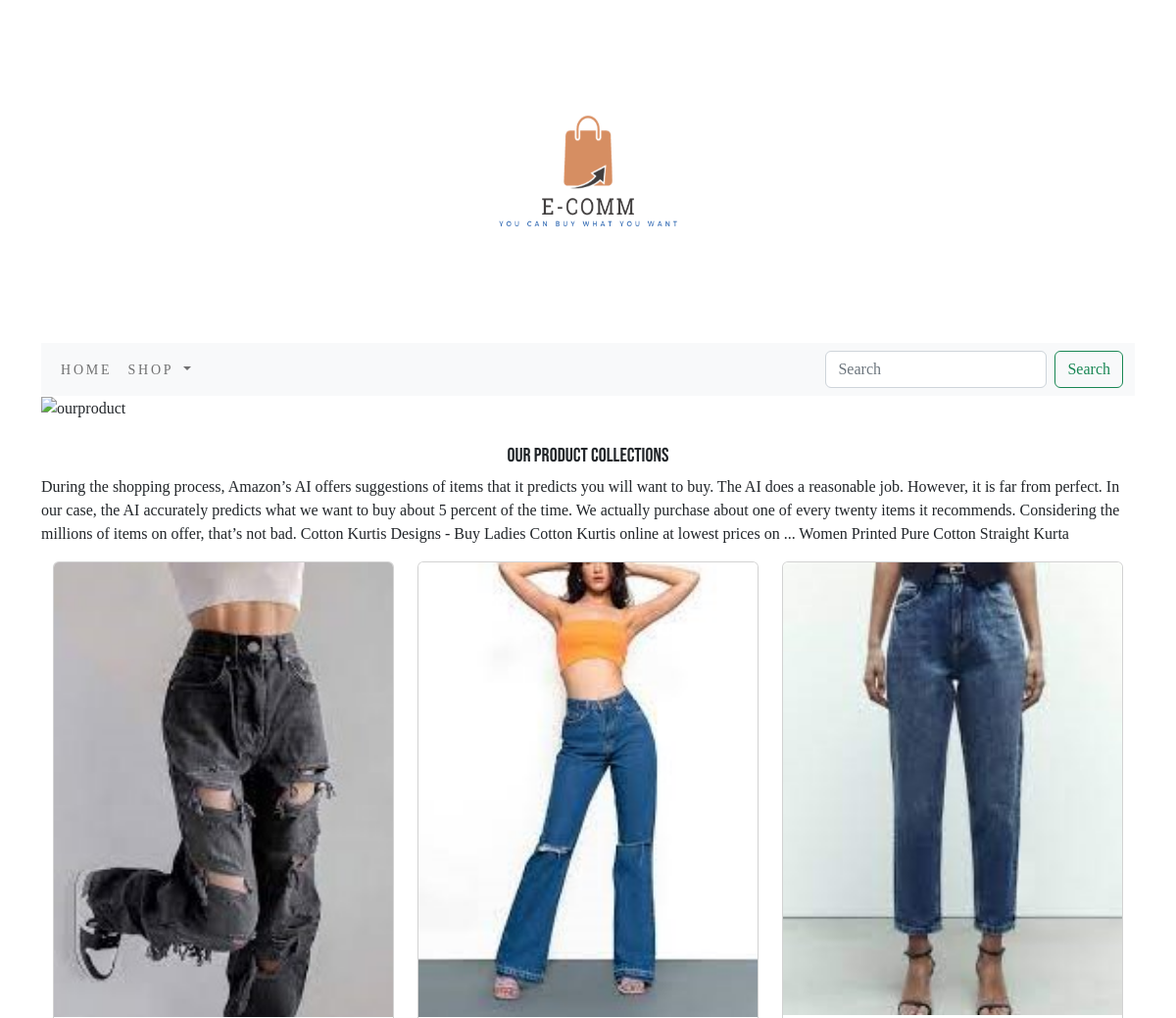
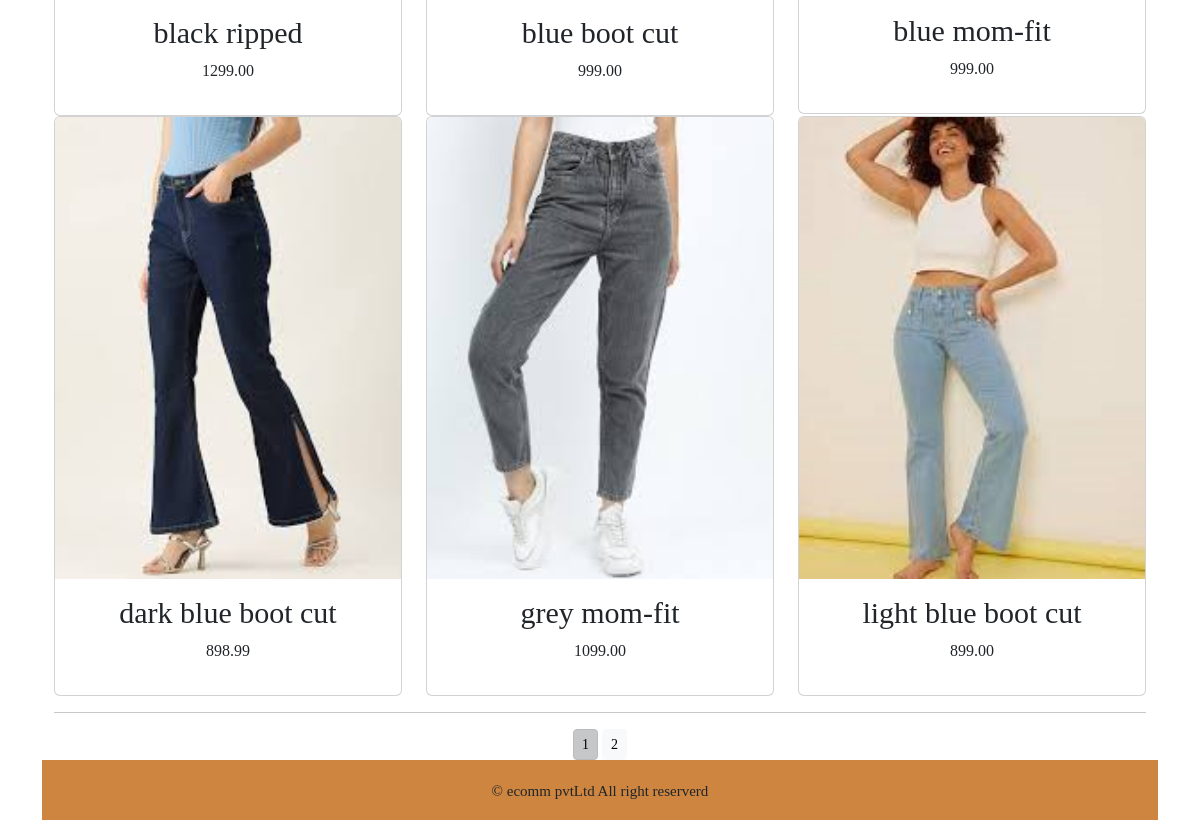
The app's page /ecommerceapp/ with its own data (2 pictures, top to bottom).
### ecommerceapp/models.py (models this page shows, shortened)
class Product(models.Model):
    name=models.CharField(max_length=250,unique=True)
    slug = models.SlugField(max_length=250, unique=True)
    description=models.TextField(blank=True)
    price=models.DecimalField(max_digits=10,decimal_places=2)
    category=models.ForeignKey(Category, on_delete=models.CASCADE)
    image=models.ImageField(upload_to='product',blank=True)
    stock=models.IntegerField()
    available=models.BooleanField(default=True)
    created=models.DateTimeField(auto_now_add=True)
    updated=models.DateTimeField(auto_now=True)
    def get_url(self):
        return reverse('ecommerceapp:prodCatdetail',args=[self.category.slug, self.slug])
    class Meta:
        ordering = ('name',)
        verbose_name = 'product'
        verbose_name_plural = 'products'

### ecommerceapp/views.py (the view)
# urls.py: path('', views.allProductCat, name='allProductCat'),
def allProductCat(request,c_slug=None):
    c_page=None
    products_list=None
    if c_slug!=None:
        c_page=get_object_or_404(Category,slug=c_slug)
        products_list=Product.objects.all().filter(category=c_page,available=True)
    else:
        products_list=Product.objects.all().filter(available=True)
    paginator=Paginator(products_list,6)
    try:
        page=int(request.GET.get('page','1'))
    except:
        page=1
    try:
        products=paginator.page(page)
    except (EmptyPage,InvalidPage):
        products=paginator.page((paginator.num_pages))
    return render(request,'category.html',{'category':c_page, 'products':products})

### cart/context_processors.py (called while the page is built)
def counter(request):
    item_count=0
    if 'admin' in request.path:
        return {}
    else:
        try:
            cart=Cart.objects.filter(cart_id=_cart_id(request))
            cart_items=CartItem.objects.all().filter(cart=cart[:1])
            for cart_item in cart_items:
                item_count += cart_item.quantity
        except Cart.DoesNotExist:
            item_count=0
    return dict(item_count=item_count)

### cart/views.py (called while the page is built)
def _cart_id(request):
    cart=request.session.session_key
    if not cart:
        cart=request.session.create()
    return cart

### ecommerceapp/context_processors.py (called while the page is built)
def menu_links(request):
    links=Category.objects.all()
    return dict(links=links)

### ecommerceapp/models.py (called while the page is built)
    def get_url(self):
        return reverse('ecommerceapp:products_by_category', args=[self.slug])

### templates/category.html (shortened to what this page needs)
{% extends 'base.html' %}
{% load static %}
{% block content %}
<div class="mx_auto">
    {% if category %}
        <img class="my_image" src="{{category.image.url}}" alt="{{category.name}}">
</div>
<br>
<div>
        <h1 class="text-center my_name">{{category.name}}</h1>
        <p class="text-justify">{{category.description}}</p>
</div>
    {% else %}
    <div>
        <img class="my_image my_image_padding" src="{% static 'img/banner4.png' %}" alt="ourproduct" width="100%" height="500">
    </div>
    <br>
    <div>
        <h1 class="text-center my_name">our product collections</h1>
        <p class="text-justify">During the shopping process, Amazon’s AI offers suggestions of items that it predicts you will want to buy. The AI does a reasonable job. However, it is far from perfect. In our case, the AI accurately predicts what we want to buy about 5 percent of the time. We actually purchase about one of every twenty items it recommends. Considering the millions of items on offer, that’s not bad. Cotton Kurtis Designs - Buy Ladies Cotton Kurtis online at lowest prices on ... Women Printed Pure Cotton Straight Kurta</p>
    </div>
    {% endif %}
    <div class="container">
        <div class="row mx_auto">
            {% for product in products.object_list %}
            <div class="my_bottom_margin col-9 col-sm-12 col-md-4 col-md-12 col-lg-4">
                <div class="card text-center" style="">
                <a href="{{product.get_url}}"><img class="card-img-top my_image img-fluid" src="{{product.image.url}}" alt="{{product.name}}"></a>
                <div class="card-body">
                    <h4>{{product.name}}</h4>
                    <p>{{product.price}}</p>
                </div>
            </div>
        </div>
            {% endfor %}
            <div class="mx_auto">
                {% if products.paginator.num_pages > 1 %}
                <hr>
                <div class="text-center">
                    {% for pg in products.paginator.page_range %}
                    <a href="?page={{pg}}" class="btn btn-light btn-sm {% if products.number == pg %} active {% endif %}">{{pg}}</a>
                    {% endfor %}
                </div>
                {% endif %}
            </div>
    </div>
</div>
{% endblock %}

### templates/base.html (shortened to what this page needs)
{% load static %}
<!DOCTYPE html>
<html lang="en">
<head>
    <link href="https://cdn.jsdelivr.net/npm/bootstrap@5.2.0/dist/css/bootstrap.min.css" rel="stylesheet">
    <link rel="stylesheet" href="{% static 'css/custom.css' %}">
</head>
<body>
<div class="container">
    {% include 'header.html' %}
    {% include 'navbar.html' %}
    {% block content %}
    {% endblock %}
</div>
{% include 'footer.html' %}
</body>
</html>

### templates/header.html
{% load static %}
<header>
    <center>
       <a href="{% url 'ecommerceapp:allProductCat' %}" ></a> <img src="{% static 'img/logo2.png' %}" alt="logo" width="300" height="350">
    </center>
</header>

### templates/navbar.html (shortened to what this page needs)
<nav class="navbar navbar-expand-lg navbar-light bg-light">
  <div class="container-fluid">
    <div class="collapse navbar-collapse" id="navbarSupportedContent">
      <ul class="navbar-nav me-auto mb-2 mb-lg-0">
        <li class="nav-item">
          <a class="nav-link" href="{% url 'ecommerceapp:allProductCat' %}">Home</a>
        </li>
        <li class="nav-item dropdown {% if 'ecommerceapp' in request.path %} active {% endif %}">
          <a class="nav-link dropdown-toggle" href="#" id="navbarDropdown" role="button" data-bs-toggle="dropdown" aria-expanded="false">
            Shop
          </a>
        </li>
      </ul>
      <form class="d-flex" action="{% url 'searchapp:SearchResult' %}" method="get">
        <input class="form-control me-2" type="search" placeholder="Search" name="q" aria-label="Search">
        <button class="btn btn-outline-success" type="submit">Search</button>
      </form>
    </div>
  </div>
</nav>

### templates/footer.html
<div class="my_footer">
    <p class="text-center">&copy; ecomm pvtLtd All right reserverd</p>
</div>

### static/css/custom.css (style rules this page uses)
body { font-family: 'Arvo', serif; }
.nav-item { letter-spacing: .2em; font-size: 14px; text-transform: uppercase; }
.my_footer { background-color: #CD853F; height: 60px; }
.my_footer p { padding-top: 20px; font-size: 15px; }
.my_image { width: 100%; height: 50%; object-fit: contain; }
.my_name { font-family: 'Bebas Neue', sans-serif; font-size:20px; text-transform: uppercase; }
.card-body h4 { font-size:30px; test-transform: uppercase; }

### records on screen
Product: image (picture), name "black ripped", price "1299.00"
Product: image (picture), name "blue boot cut", price "999.00"
Product: image (picture), name "blue mom-fit", price "999.00"
Product: image (picture), name "dark blue boot cut", price "898.99"
Product: image (picture), name "grey mom-fit", price "1099.00"
Product: image (picture), name "light blue boot cut", price "899.00"

### other values on screen
{{ pg }} "1" "2"
